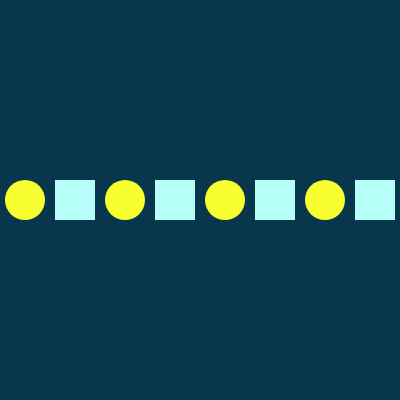
Frame 1 (no input)
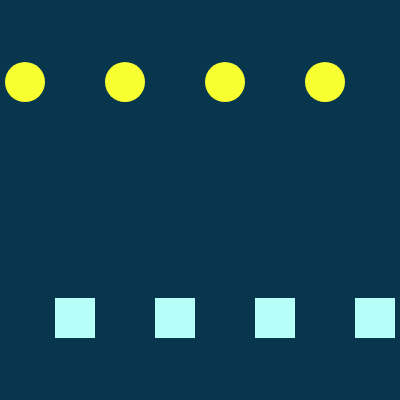
Frame 60 (no input)
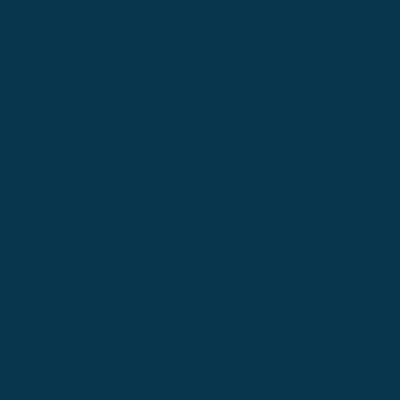
Frame 120 (the mouse pressed at the canvas centre since frame 60)

The p5.js sketch that drew these frames (run headless with seeded random() and noise() and a simulated clock; from frame 60 on, the mouse is pressed at the canvas centre):

// p5.js sketch
// ── sketch.js
// DM2008 — Activity 2b [Guided]
// Pattern Making (40 min)
//
// Use a for loop to draw a repeating row of shapes.
// Add a condition to introduce variation — alternating color, size, or spacing.
// Then add one interaction (mouse or key) that changes the rule.
//
// Stretch: try a second row, or turn your row into a 2D grid.

let y = 200;
let speed = -2;

function setup() {
  createCanvas(400, 400);
  rectMode(CENTER);
  noStroke();
}

function draw() {
  background(8, 54, 77);

  for (let i = 0; i < width; i += 50) {
    // % (modulo) alternates between 0 and non-zero — good for switching every other shape
    if (mouseIsPressed) {
      fill(8, 54, 77);
    } else if (i % 100 == 0) {
      fill(248, 255, 48);
    } else {
      fill(181, 255, 248);
    }

    // --- Your shape goes here ---
    // Try swapping this out for your own rule.
    if (i % 100 == 0) {
      ellipse(i + 25, y, 40);
    } else {
      rect(i + 25, height - y, 40, 40);
    }
  }

  // Move the shapes
  y += speed;

  // Bounce when the shapes reach the edges
  if (y <= 20 || y >= height - 20) {
    speed = -speed;
  }
}
